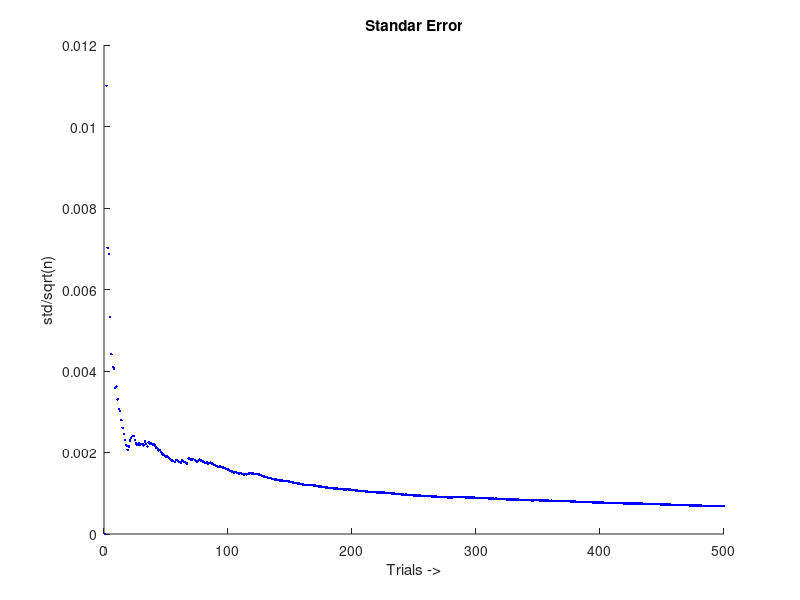
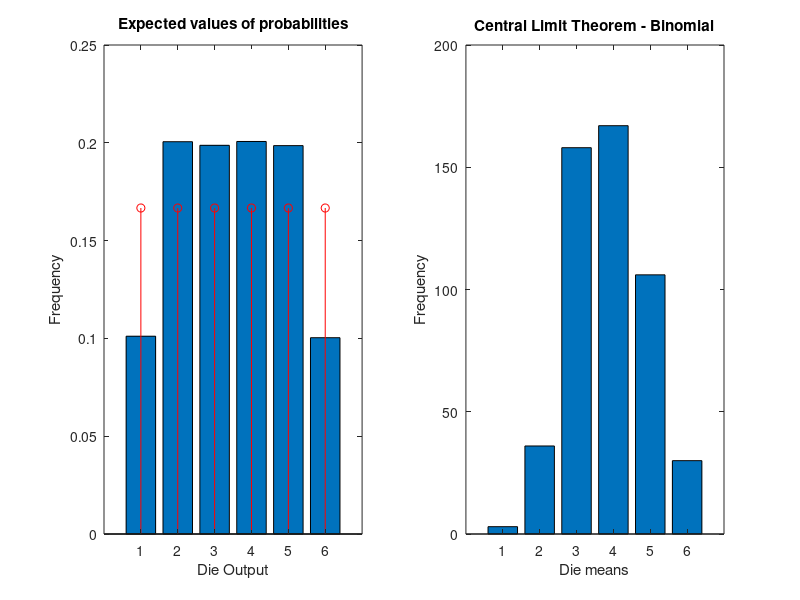

The MATLAB script that drew these images, in order: (Note: this script raises an error after producing the figures.)
%-------------------------------------------------------------------------%
%  Master thesis : Research and development on Deep Learning techniques   %
%                  in the field of computer vision                        %
%  File          : MC_Roll_die.m                                          %
%  Description   : Rolling a Die approximation                            %
%  Author        : Monahopoulos Konstantinos                              %
%-------------------------------------------------------------------------%

clc;clear;close all;

die_out_history=[];

for i = 1:500 % Repeat 500 times
    
    for j = 1:100 % Roll the die 100 times 
        rnd_die_out(j) = 1+round(5*rand());
    end
    
    % Keep the means
     die_avr(i) = mean(rnd_die_out);

    % Save the rolling outputs
    die_out_history = [die_out_history rnd_die_out];  
    
    % Plot Std Error
    hold on
    plot(i,sqrt(var(die_avr))/sqrt(i*j),'b.');
    hold off
    pause(0.01)
    
    title('Standar Error')
    xlabel('Trials ->')
    ylabel('std/sqrt(n)')
end

% Expected values through the experiement
figure;
Exp=hist(die_out_history,6);
subplot(1,2,1),bar(Exp/(i*j));
title('Expected values of probabilities')
xlabel('Die Output')
ylabel('Frequency')
hold on;
stem(1:6,ones(1,6)*1/6,'r')
hold off

% Central Limit Theorem
CLT=hist(die_avr, 6);
subplot(1,2,2),bar(CLT);
title('Central Limit Theorem - Binomial')
xlabel('Die means')
ylabel('Frequency')
suptitle('Rolling a die Distribution Aproximation')

% Print the Results
fprintf('Mean  is %.3f\n',mean(die_avr)) ;
fprintf('Variance  is %.3f\n',var(die_avr));
fprintf('Standar error is %.3f\n',sqrt(var(die_avr))/sqrt(i*j));